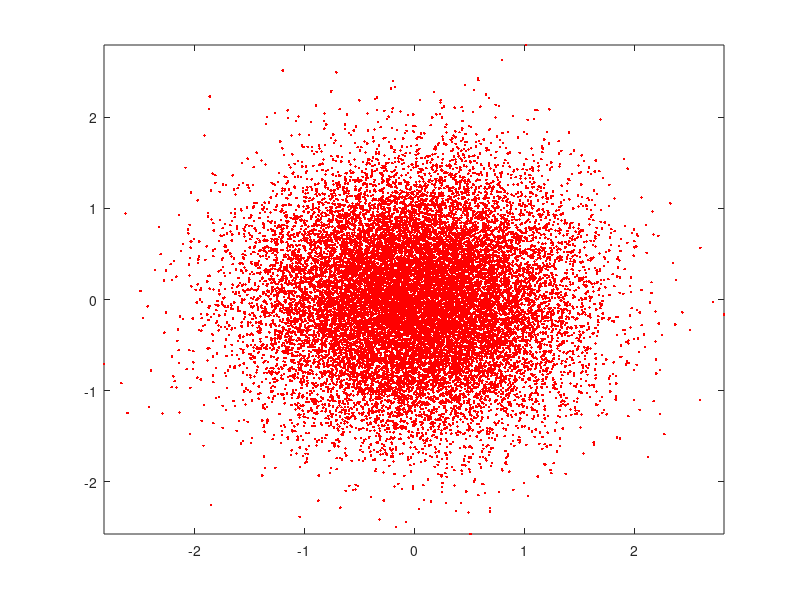

Source code (MATLAB):
N = 20000; X = sqrt(-log(rand(1,N))).* cos(2*pi*rand(1,N));
Y=sqrt(-log(rand(1,N))).*sin(2*pi*rand(1,N));
plot(X,Y,'r.')
axis tight